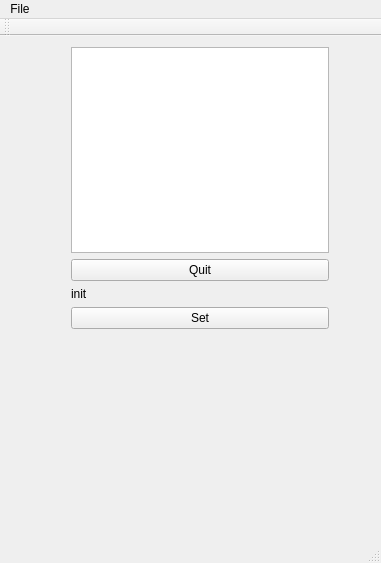
<?xml version="1.0" encoding="UTF-8"?>
<ui version="4.0">
 <class>Notepad</class>
 <widget class="QMainWindow" name="Notepad">
  <property name="geometry">
   <rect>
    <x>0</x>
    <y>0</y>
    <width>381</width>
    <height>563</height>
   </rect>
  </property>
  <property name="windowTitle">
   <string>Notepad</string>
  </property>
  <widget class="QWidget" name="centralWidget">
   <widget class="QWidget" name="">
    <property name="geometry">
     <rect>
      <x>60</x>
      <y>0</y>
      <width>280</width>
      <height>304</height>
     </rect>
    </property>
    <layout class="QVBoxLayout" name="verticalLayout_2">
     <item>
      <layout class="QVBoxLayout" name="verticalLayout">
       <item>
        <widget class="QTextEdit" name="textEdit"/>
       </item>
       <item>
        <widget class="QPushButton" name="quitButton">
         <property name="text">
          <string>Quit</string>
         </property>
        </widget>
       </item>
      </layout>
     </item>
     <item>
      <widget class="QLabel" name="dLabel">
       <property name="text">
        <string>init</string>
       </property>
      </widget>
     </item>
     <item>
      <widget class="QPushButton" name="setButton">
       <property name="text">
        <string>Set</string>
       </property>
      </widget>
     </item>
    </layout>
   </widget>
  </widget>
  <widget class="QMenuBar" name="menuBar">
   <property name="geometry">
    <rect>
     <x>0</x>
     <y>0</y>
     <width>381</width>
     <height>22</height>
    </rect>
   </property>
   <widget class="QMenu" name="menuFile">
    <property name="title">
     <string>File</string>
    </property>
    <addaction name="actionOpen"/>
    <addaction name="actionSave"/>
   </widget>
   <addaction name="menuFile"/>
  </widget>
  <widget class="QToolBar" name="mainToolBar">
   <attribute name="toolBarArea">
    <enum>TopToolBarArea</enum>
   </attribute>
   <attribute name="toolBarBreak">
    <bool>false</bool>
   </attribute>
  </widget>
  <widget class="QStatusBar" name="statusBar"/>
  <action name="actionOpen">
   <property name="checkable">
    <bool>false</bool>
   </property>
   <property name="text">
    <string>Open</string>
   </property>
  </action>
  <action name="actionSave">
   <property name="text">
    <string>Save</string>
   </property>
  </action>
 </widget>
 <layoutdefault spacing="6" margin="11"/>
 <resources/>
 <connections/>
</ui>
